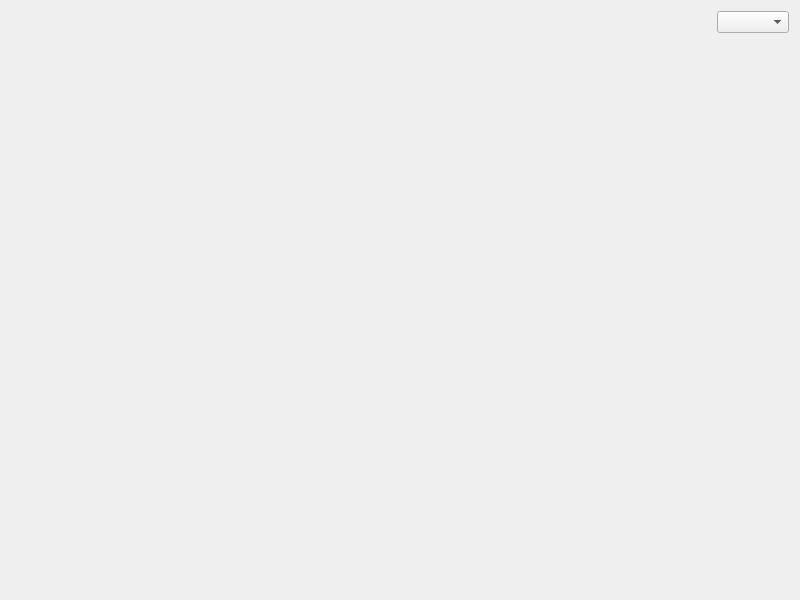
<?xml version="1.0" encoding="UTF-8"?>
<ui version="4.0">
 <class>Widget</class>
 <widget class="QWidget" name="Widget">
  <property name="geometry">
   <rect>
    <x>0</x>
    <y>0</y>
    <width>800</width>
    <height>600</height>
   </rect>
  </property>
  <property name="windowTitle">
   <string>Widget</string>
  </property>
  <layout class="QGridLayout" name="gridLayout">
   <item row="0" column="0" rowspan="2">
    <widget class="LogWidgettext" name="widget" native="true"/>
   </item>
   <item row="0" column="1">
    <widget class="QComboBox" name="combox_FileType">
     <property name="sizePolicy">
      <sizepolicy hsizetype="Fixed" vsizetype="Fixed">
       <horstretch>0</horstretch>
       <verstretch>0</verstretch>
      </sizepolicy>
     </property>
     <property name="currentText">
      <string/>
     </property>
     <property name="currentIndex">
      <number>-1</number>
     </property>
    </widget>
   </item>
   <item row="1" column="1">
    <spacer name="verticalSpacer">
     <property name="orientation">
      <enum>Qt::Vertical</enum>
     </property>
     <property name="sizeHint" stdset="0">
      <size>
       <width>20</width>
       <height>551</height>
      </size>
     </property>
    </spacer>
   </item>
  </layout>
 </widget>
 <customwidgets>
  <customwidget>
   <class>LogWidgettext</class>
   <extends>QWidget</extends>
   <header>logwidgettext.h</header>
   <container>1</container>
  </customwidget>
 </customwidgets>
 <resources/>
 <connections/>
</ui>
